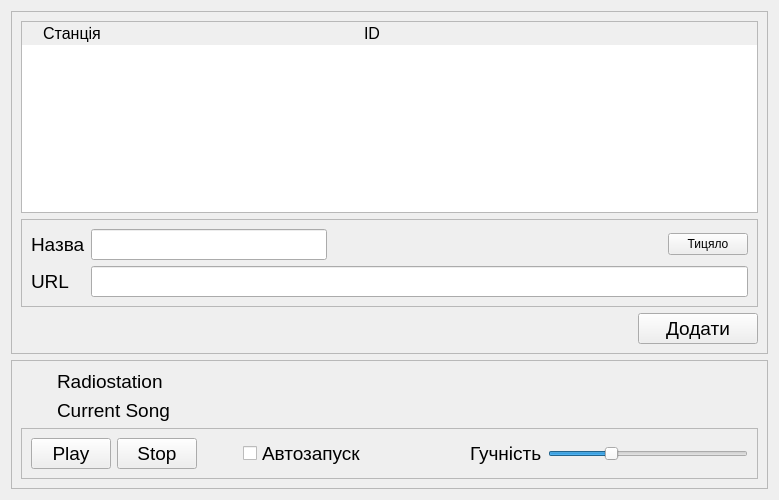
        <widget class="QWidget" name="tabRadio">
         <attribute name="title">
          <string>Радіо</string>
         </attribute>
         <layout class="QGridLayout" name="gridLayout_24">
          <item row="1" column="0">
           <widget class="QFrame" name="frame_3">
            <property name="styleSheet">
             <string notr="true"/>
            </property>
            <property name="frameShape">
             <enum>QFrame::StyledPanel</enum>
            </property>
            <property name="frameShadow">
             <enum>QFrame::Raised</enum>
            </property>
            <layout class="QGridLayout" name="gridLayout_21">
             <item row="2" column="0">
              <spacer name="horizontalSpacer_13">
               <property name="orientation">
                <enum>Qt::Horizontal</enum>
               </property>
               <property name="sizeHint" stdset="0">
                <size>
                 <width>600</width>
                 <height>31</height>
                </size>
               </property>
              </spacer>
             </item>
             <item row="2" column="1">
              <widget class="QPushButton" name="pushButtonRadioSave">
               <property name="minimumSize">
                <size>
                 <width>120</width>
                 <height>0</height>
                </size>
               </property>
               <property name="font">
                <font>
                 <pointsize>14</pointsize>
                </font>
               </property>
               <property name="text">
                <string>Додати</string>
               </property>
              </widget>
             </item>
             <item row="1" column="0" colspan="2">
              <widget class="QFrame" name="frame">
               <property name="frameShape">
                <enum>QFrame::StyledPanel</enum>
               </property>
               <property name="frameShadow">
                <enum>QFrame::Raised</enum>
               </property>
               <layout class="QGridLayout" name="gridLayout_11">
                <item row="0" column="0">
                 <widget class="QLabel" name="label_16">
                  <property name="font">
                   <font>
                    <pointsize>14</pointsize>
                   </font>
                  </property>
                  <property name="text">
                   <string>Назва</string>
                  </property>
                 </widget>
                </item>
                <item row="0" column="1">
                 <widget class="QLineEdit" name="lineEditRadioName">
                  <property name="font">
                   <font>
                    <pointsize>14</pointsize>
                   </font>
                  </property>
                  <property name="styleSheet">
                   <string notr="true"/>
                  </property>
                 </widget>
                </item>
                <item row="1" column="0">
                 <widget class="QLabel" name="label_17">
                  <property name="font">
                   <font>
                    <pointsize>14</pointsize>
                   </font>
                  </property>
                  <property name="text">
                   <string>URL</string>
                  </property>
                 </widget>
                </item>
                <item row="0" column="2">
                 <spacer name="horizontalSpacer_23">
                  <property name="orientation">
                   <enum>Qt::Horizontal</enum>
                  </property>
                  <property name="sizeHint" stdset="0">
                   <size>
                    <width>329</width>
                    <height>20</height>
                   </size>
                  </property>
                 </spacer>
                </item>
                <item row="0" column="3">
                 <widget class="QPushButton" name="pushButtonRadiosFromCloud">
                  <property name="text">
                   <string>Тицяло</string>
                  </property>
                 </widget>
                </item>
                <item row="1" column="1" colspan="3">
                 <widget class="QLineEdit" name="lineEditRadioUrl">
                  <property name="font">
                   <font>
                    <pointsize>14</pointsize>
                   </font>
                  </property>
                 </widget>
                </item>
               </layout>
              </widget>
             </item>
             <item row="0" column="0" colspan="2">
              <widget class="QTableWidget" name="tableWidgetRadioStations">
               <property name="font">
                <font>
                 <pointsize>12</pointsize>
                </font>
               </property>
               <property name="styleSheet">
                <string notr="true">QHeaderView:section{
	border-radius: 4px;
}</string>
               </property>
               <attribute name="verticalHeaderVisible">
                <bool>false</bool>
               </attribute>
               <column>
                <property name="text">
                 <string>Станція</string>
                </property>
                <property name="font">
                 <font>
                  <pointsize>12</pointsize>
                 </font>
                </property>
               </column>
               <column>
                <property name="text">
                 <string/>
                </property>
               </column>
               <column>
                <property name="text">
                 <string/>
                </property>
               </column>
               <column>
                <property name="text">
                 <string>ID</string>
                </property>
               </column>
              </widget>
             </item>
            </layout>
           </widget>
          </item>
          <item row="2" column="0">
           <widget class="QFrame" name="frame_4">
            <property name="styleSheet">
             <string notr="true"/>
            </property>
            <property name="frameShape">
             <enum>QFrame::StyledPanel</enum>
            </property>
            <property name="frameShadow">
             <enum>QFrame::Raised</enum>
            </property>
            <layout class="QGridLayout" name="gridLayout_23">
             <item row="5" column="0" colspan="3">
              <widget class="QFrame" name="frame_5">
               <property name="styleSheet">
                <string notr="true"/>
               </property>
               <property name="frameShape">
                <enum>QFrame::StyledPanel</enum>
               </property>
               <property name="frameShadow">
                <enum>QFrame::Raised</enum>
               </property>
               <layout class="QGridLayout" name="gridLayout_22">
                <item row="0" column="0">
                 <widget class="QPushButton" name="pushButtonRadioPlay">
                  <property name="minimumSize">
                   <size>
                    <width>70</width>
                    <height>0</height>
                   </size>
                  </property>
                  <property name="font">
                   <font>
                    <pointsize>14</pointsize>
                   </font>
                  </property>
                  <property name="styleSheet">
                   <string notr="true"/>
                  </property>
                  <property name="text">
                   <string>Play</string>
                  </property>
                  <property name="icon">
                   <iconset>
                    <normaloff>play.png</normaloff>play.png</iconset>
                  </property>
                 </widget>
                </item>
                <item row="0" column="4">
                 <spacer name="horizontalSpacer_28">
                  <property name="orientation">
                   <enum>Qt::Horizontal</enum>
                  </property>
                  <property name="sizeType">
                   <enum>QSizePolicy::Expanding</enum>
                  </property>
                  <property name="sizeHint" stdset="0">
                   <size>
                    <width>97</width>
                    <height>20</height>
                   </size>
                  </property>
                 </spacer>
                </item>
                <item row="0" column="5">
                 <widget class="QLabel" name="label_34">
                  <property name="font">
                   <font>
                    <pointsize>14</pointsize>
                   </font>
                  </property>
                  <property name="styleSheet">
                   <string notr="true"/>
                  </property>
                  <property name="text">
                   <string>Гучність</string>
                  </property>
                 </widget>
                </item>
                <item row="0" column="2">
                 <spacer name="horizontalSpacer_24">
                  <property name="orientation">
                   <enum>Qt::Horizontal</enum>
                  </property>
                  <property name="sizeHint" stdset="0">
                   <size>
                    <width>40</width>
                    <height>20</height>
                   </size>
                  </property>
                 </spacer>
                </item>
                <item row="0" column="1">
                 <widget class="QPushButton" name="pushButtonRadioStop">
                  <property name="minimumSize">
                   <size>
                    <width>70</width>
                    <height>0</height>
                   </size>
                  </property>
                  <property name="font">
                   <font>
                    <pointsize>14</pointsize>
                   </font>
                  </property>
                  <property name="styleSheet">
                   <string notr="true"/>
                  </property>
                  <property name="text">
                   <string>Stop</string>
                  </property>
                  <property name="icon">
                   <iconset>
                    <normaloff>stop.png</normaloff>stop.png</iconset>
                  </property>
                 </widget>
                </item>
                <item row="0" column="3">
                 <widget class="QCheckBox" name="checkBoxRadioAutoPlay">
                  <property name="font">
                   <font>
                    <pointsize>14</pointsize>
                   </font>
                  </property>
                  <property name="styleSheet">
                   <string notr="true"/>
                  </property>
                  <property name="text">
                   <string>Автозапуск</string>
                  </property>
                 </widget>
                </item>
                <item row="0" column="6">
                 <widget class="QSlider" name="horizontalSliderRadioLoud">
                  <property name="minimumSize">
                   <size>
                    <width>200</width>
                    <height>0</height>
                   </size>
                  </property>
                  <property name="font">
                   <font>
                    <pointsize>14</pointsize>
                   </font>
                  </property>
                  <property name="styleSheet">
                   <string notr="true"/>
                  </property>
                  <property name="value">
                   <number>30</number>
                  </property>
                  <property name="sliderPosition">
                   <number>30</number>
                  </property>
                  <property name="orientation">
                   <enum>Qt::Horizontal</enum>
                  </property>
                 </widget>
                </item>
               </layout>
              </widget>
             </item>
             <item row="1" column="0">
              <widget class="QLabel" name="label_32">
               <property name="sizePolicy">
                <sizepolicy hsizetype="Fixed" vsizetype="Fixed">
                 <horstretch>0</horstretch>
                 <verstretch>0</verstretch>
                </sizepolicy>
               </property>
               <property name="maximumSize">
                <size>
                 <width>30</width>
                 <height>30</height>
                </size>
               </property>
               <property name="styleSheet">
                <string notr="true">background-color: rgba(255, 255, 255, 0)</string>
               </property>
               <property name="text">
                <string/>
               </property>
               <property name="pixmap">
                <pixmap>antenna.png</pixmap>
               </property>
               <property name="scaledContents">
                <bool>true</bool>
               </property>
              </widget>
             </item>
             <item row="3" column="0">
              <widget class="QLabel" name="label_33">
               <property name="sizePolicy">
                <sizepolicy hsizetype="Fixed" vsizetype="Fixed">
                 <horstretch>0</horstretch>
                 <verstretch>0</verstretch>
                </sizepolicy>
               </property>
               <property name="maximumSize">
                <size>
                 <width>30</width>
                 <height>30</height>
                </size>
               </property>
               <property name="styleSheet">
                <string notr="true">background-color: rgba(255, 255, 255, 0);</string>
               </property>
               <property name="text">
                <string/>
               </property>
               <property name="pixmap">
                <pixmap>video.png</pixmap>
               </property>
               <property name="scaledContents">
                <bool>true</bool>
               </property>
              </widget>
             </item>
             <item row="3" column="1" colspan="2">
              <widget class="QLabel" name="labelRadioCurrentSong">
               <property name="font">
                <font>
                 <pointsize>14</pointsize>
                </font>
               </property>
               <property name="styleSheet">
                <string notr="true"/>
               </property>
               <property name="text">
                <string>Current Song</string>
               </property>
              </widget>
             </item>
             <item row="1" column="1" colspan="2">
              <widget class="QLabel" name="labelRadioStationIsPlaying">
               <property name="font">
                <font>
                 <pointsize>14</pointsize>
                </font>
               </property>
               <property name="styleSheet">
                <string notr="true"/>
               </property>
               <property name="text">
                <string>Radiostation</string>
               </property>
              </widget>
             </item>
            </layout>
           </widget>
          </item>
         </layout>
        </widget>
